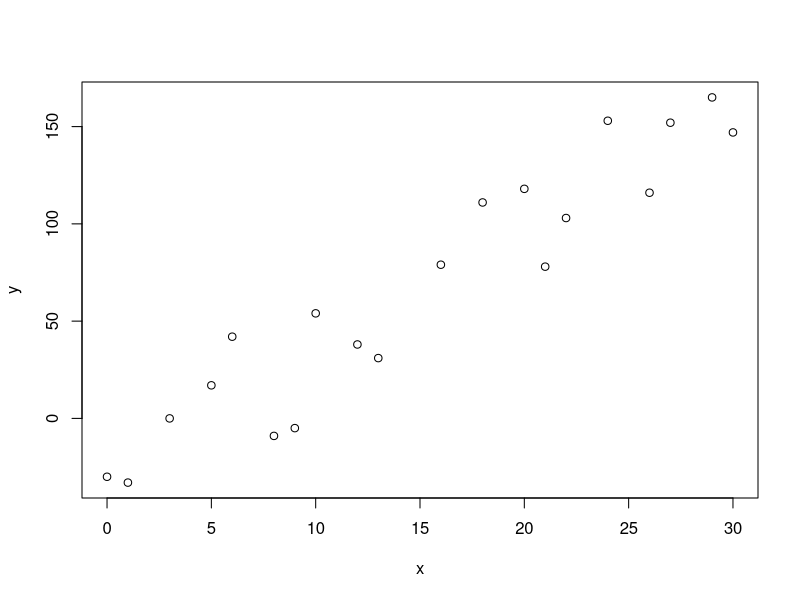
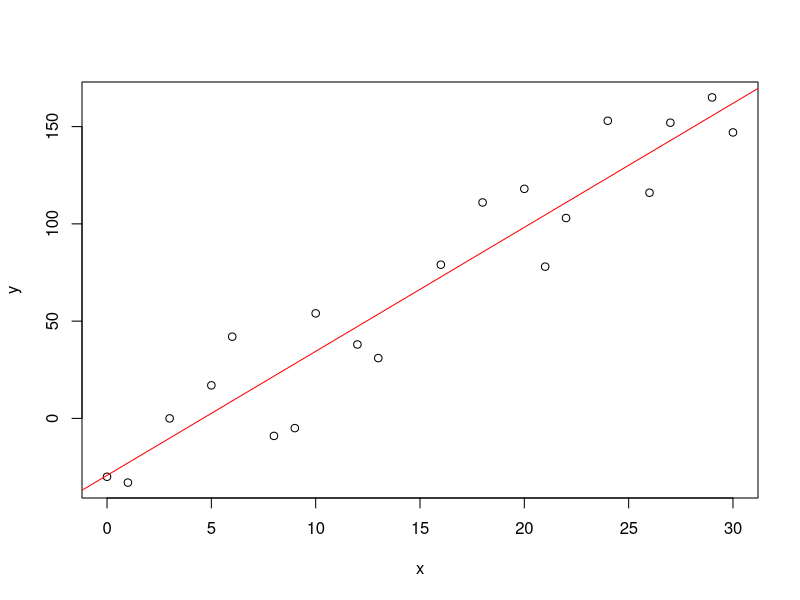
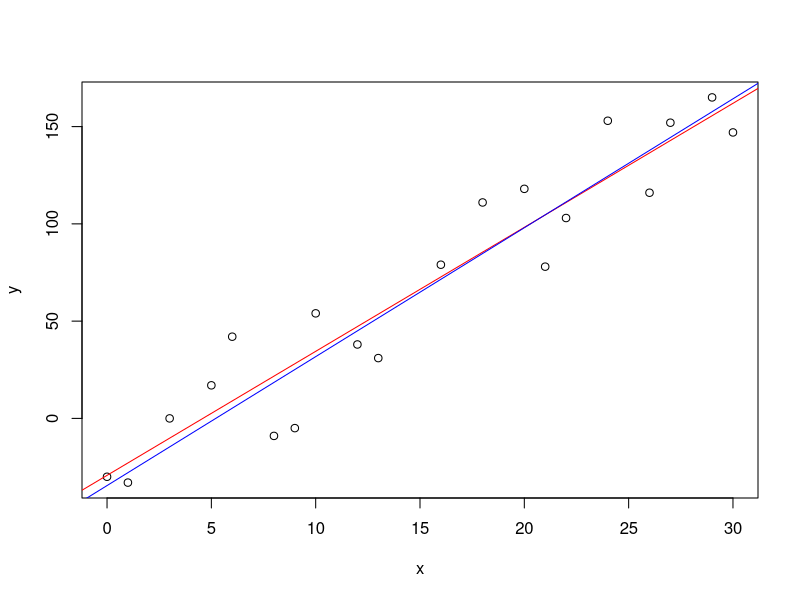
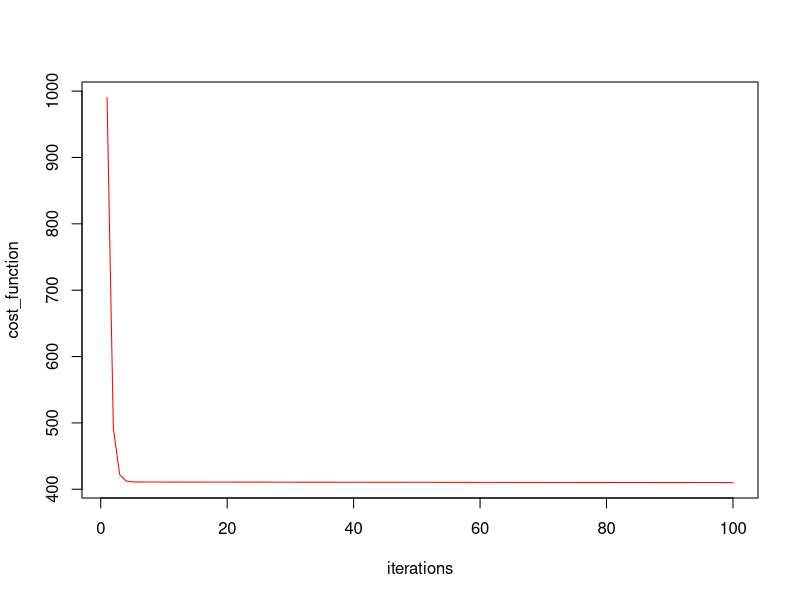

Here is the R script that generated these plots, in order:
## ---- chunk 1

library(vcd)
dataset = read.csv("dataset.csv")
summary(dataset)
head(dataset)
plot(dataset)


## ---- chunk 2
model = lm(y ~ x,data = dataset)
summary(model)
plot(dataset)
abline(model, col = "red")
## ---- chunk 3

cost_function <- function(data, linear_model) {
  x <- data$x
  y <- data$y
  b <- linear_model
  
  mse <- 0
  
  for(i in 1:length(x)){
    mse <- mse + ( y[i] - ( b[2]*x[i] + b[1] ) ) ^ 2
  }

  mse <- mse / length(x)

  return(mse)
}

linear_model = c(model$coefficients[1], model$coefficients[2])
#plot(dataset)
#abline(linear_model)
mse = cost_function(dataset, linear_model)
print(mse)

## ---- chunk 4

update_equation <- function(data, linear_model, d_update) {
  x <- data$x
  y <- data$y
  b <- linear_model
  
  #mx + b where b2 = m and b1 = b
  d_b2 <- 0
  d_b1 <- 0
  
  for(i in 1:length(x)){
    d_b2 <- d_b2 - 2 * x[i]*( y[i] - (b[2]*x[i]+b[1]) )
    d_b1 <- d_b1 - 2 * ( y[i] - (b[2]*x[i]+b[1]) )
  }

  d_b2 <- d_b2 / length(x)
  d_b1 <- d_b1 / length(x)
  
  #print(d_b2)
  #print(d_b1)
  
  n_b2 <- b[2] - d_b2*d_update
  n_b1 <- b[1] - d_b1*d_update
  
  #print(n_b2)

  return(c(n_b1, n_b2))
}

plot(dataset)
abline(model, col = "red")
cost_function_hist = c()

linear_model = c(-35, 3)
initial_linear_model = linear_model

iterations = 100

for (i in 1:iterations) {
  linear_model = update_equation(dataset, linear_model, 0.001)
  #abline(linear_model, col = "blue")
  cost_function_hist <- c(cost_function_hist, cost_function(dataset, linear_model))
}

abline(linear_model, col = "blue")
plot(cost_function_hist, xlab = "iterations", ylab = "cost_function", type = "l", col = "red")

